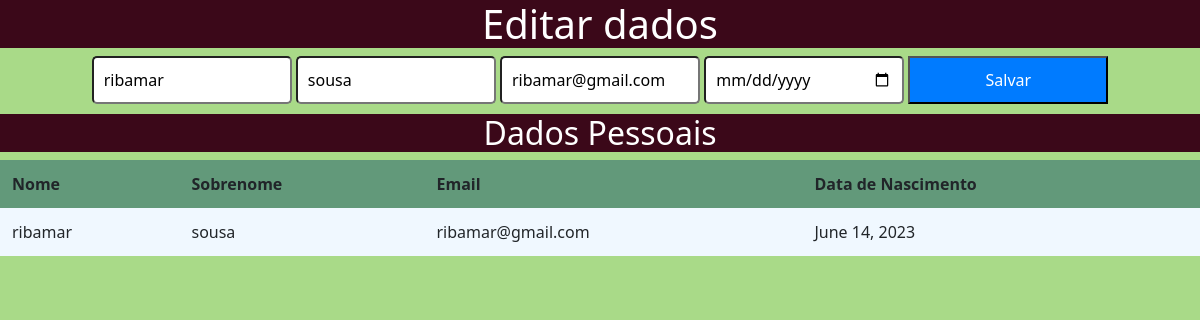
Before: /editar/16 with the older database file.
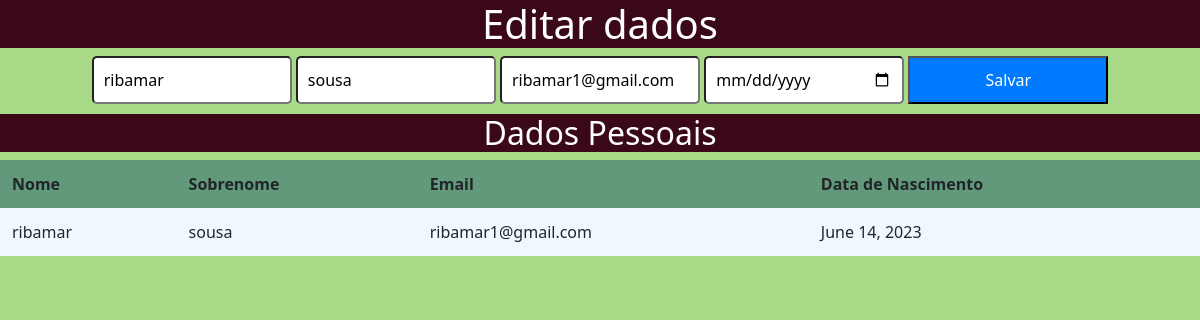
After: the same page with the newer database file.
### core/models.py (models this page shows, shortened)
class Pessoa(models.Model):
    nome = models.CharField(max_length=100)
    sobrenome = models.CharField(max_length=30)
    email = models.EmailField(max_length=100)
    data_nascimento = models.DateField()

### core/views.py (the view)
# urls.py: path('editar/<int:id>', editar, name='editar'),
def editar(request, id):
    pessoa = Pessoa.objects.get(id=id)
    return render(request, "update.html", {"pessoa": pessoa})

### core/templates/update.html (shortened to what this page needs)
{% load static %}
<!DOCTYPE html>
<html lang="en">
<head>
<head>
    <link rel="stylesheet" type="text/css" href="{% static 'css/style.css' %}"/>
</head>
    <link rel="stylesheet" href="https://cdnjs.cloudflare.com/ajax/libs/font-awesome/4.7.0/css/font-awesome.min.css">
    <link href="https://cdn.jsdelivr.net/npm/bootstrap@5.2.0-beta1/dist/css/bootstrap.min.css" rel="stylesheet">
</head>
<body>
    <h1>Editar dados</h1>
    <form action="{% url 'update' pessoa.id %}" method="POST">
        <input type="text" name="nome" value="{{ pessoa.nome }}" placeholder="Nome">
        <input type="text" name="sobrenome" value="{{ pessoa.sobrenome }}" placeholder="Sobrenome">
        <input type="email" name="email" value="{{ pessoa.email }}" placeholder="Email">
        <input type="date" name="data_nascimento" value="{{ pessoa.data_nascimento }}" placeholder="Data de Nascimento">
        <button type="submit">Salvar</button>
    </form>
    <h2>Dados Pessoais</h2>
    <table>
        <thead>
            <tr class="tr">
                <th>Nome</th>
                <th>Sobrenome</th>
                <th>Email</th>
                <th>Data de Nascimento</th>
            </tr>
        </thead>
        <tbody>
            <tr>
                <td>{{ pessoa.nome }} </td>
                <td>{{ pessoa.sobrenome }}</td>
                <td>{{ pessoa.email }}</td>
                <td>{{ pessoa.data_nascimento }}</td>
            </tr>
        </tbody>
    </table>
</body>
</html>

Changed rows visible on the page:
changed Pessoa "ribamar": email "ribamar@gmail.com" → "ribamar1@gmail.com"
